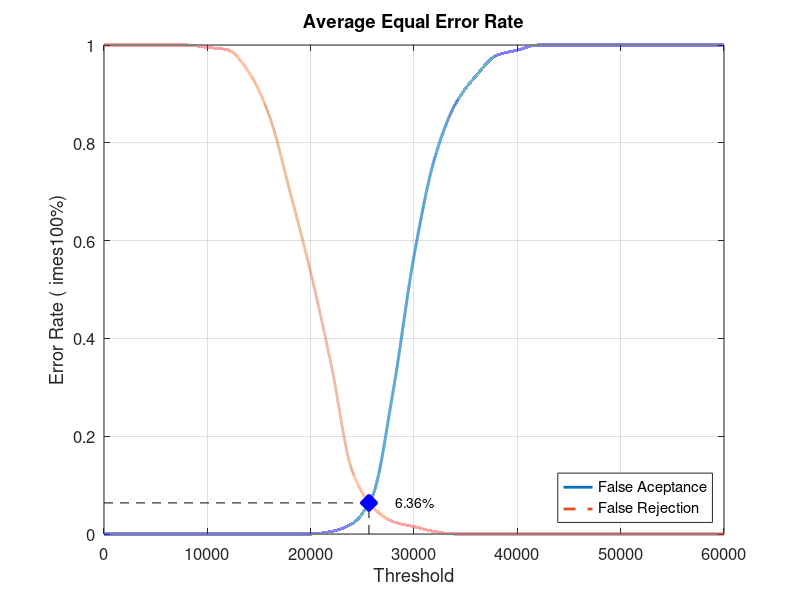
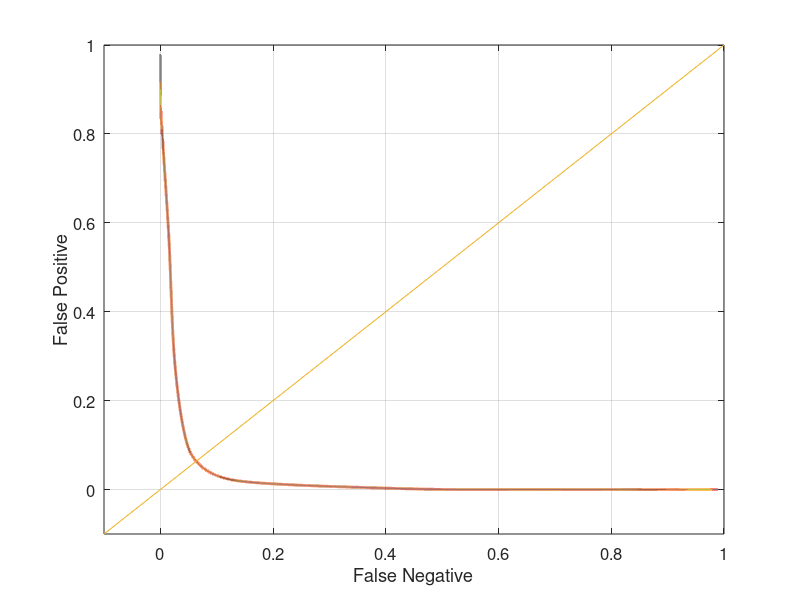

Source code (MATLAB) for these figures, in order:
close all;
clear;
clc;
x = 0:2000:60000;
xq = 0:0.5:60000;

y0 = [0 0 0 0 0 0 0 0 0 0 0 0.00526316 0.0210526 0.0789474 0.294737 0.568421 0.768421 0.878947 0.936842 0.978947 0.989474 1 1 1 1 1 1 1 1 1 1]
yy0 = interp1(x, y0, xq, 'pchip');
y1 = [1 1 1 1 1 0.995 0.99 0.945 0.855 0.7 0.535 0.345 0.13 0.055 0.025 0.015 0.005 0 0 0 0 0 0 0 0 0 0 0 0 0 0]
yy1 = interp1(x, y1, xq, 'pchip');

% Calculating EER: 
y2 = abs(y0 - y1);
find(y2 == min(y2))
yy2 = abs(yy0 - yy1);
xEER = find(yy2 == min(yy2));
xEERIndex = xq(xEER) % X-axis EER
yEER = yy0(xEER) % Y-axis EER

main = figure
plot(xq, yy0,'-','LineWidth', 2);	hold on
plot(xq, yy1,'--','LineWidth', 2);	hold on
plot([xEERIndex xEERIndex], [0 yEER], 'k--');	hold on
plot([0 xEERIndex], [yEER yEER], 'k--');	hold on
plot(xEERIndex, yEER, 'bx', 'LineWidth', 10);	hold on
text(xEERIndex + 10 * xEERIndex / 100, yEER, [num2str(round((10000 * yEER)) / 100) '%'])
legend('False Aceptance', 'False Rejection', 'Location', 'SouthEast')
xlabel('Threshold')
ylabel('Error Rate (	imes100%)')
title('Average Equal Error Rate')
set(gca, 'FontSize', 12)
axis([0 60000 0 1])
grid on

print(main, 'Database2_3Main', '-dpng');
FNRxFPR = figure('Color', [1 1 1]);
plot(yy1, yy0, '-', yy1, yy0, 'LineWidth', 2);
hold on
y = -0.1:0.1:1
plot(y, y); 
set(gca, 'FontSize', 12)
xlabel('False Negative')
ylabel('False Positive')
axis([-0.1 1 -0.1 1])
set(gca, 'FontSize', 12)
grid on

print(FNRxFPR, 'Database2_3FNRxFPR','-dpng');
